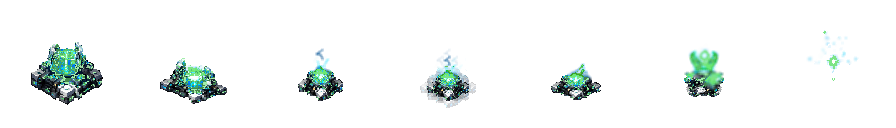
#> input picture custodian/content/sprites/_pipeline/inbox/computer_terminal__body__interaction__pick-up__omni__4f__48.png, 896 x 128 px
$ python -i prepare_procgen_depth_chunks_v2.py   (imports and definitions only)
#> lines starting #> are read from the running program, lines starting #| are printed output that depends on the picture
#> further down, picture is the input picture: PIL image 896x128 RGBA; mean R, G, B, A 7.2, 12.6, 11.2, 18.8
#!/usr/bin/env python3
"""
CUSTODIAN
Procgen Authored Depth Chunks
Asset Pipeline V2 normalization/preparation.

BOUNDARY:

    asset_drop/source_work/procgen_depth_chunks_v1/
                    |
                    v
            THIS SCRIPT
                    |
                    v
    asset_drop/production_prep/procgen_depth_chunks_v1/
                    |
                    v
              HUMAN REVIEW
                    |
                    v
    Codex stages approved derivatives into:
    asset_drop/inbox/<family>/
                    |
                    v
            Asset Pipeline V2

This script:

- NEVER modifies source masters
- NEVER writes directly into content/
- NEVER performs Asset Pipeline ingest
- preserves intentional graduated alpha
- resizes each source exactly once
- preserves source composition/aspect ratio
- creates V2 family-contract candidates
- creates Codex handoff metadata
- creates review contact sheets
"""

from __future__ import annotations

import argparse
import hashlib
import json
import math
import subprocess
from pathlib import Path
from typing import Any

from PIL import Image, ImageDraw

ALPHA_CUTOFF = 16
MIN_TRANSPARENT_FRACTION = 0.005
MAX_ASPECT_ERROR = 0.03

REPO_ROOT = Path(__file__).resolve().parents[3]

DEFAULT_SOURCE_DIR = (
    REPO_ROOT / "custodian" / "asset_drop" / "source_work" / "procgen_depth_chunks_v1"
)

DEFAULT_PREP_DIR = (
    REPO_ROOT
    / "custodian"
    / "asset_drop"
    / "production_prep"
    / "procgen_depth_chunks_v1"
)


# ---------------------------------------------------------------------------
# Production contract
# ---------------------------------------------------------------------------

ASSETS: dict[str, dict[str, Any]] = {
    # -----------------------------------------------------------------------
    # Universal
    # -----------------------------------------------------------------------
    "depth_civic_foundation_breach_v1.png": {
        "family": "procgen_depth_universal",
        "state": "civic_foundation_breach_v1",
        "size": (896, 576),
        "size_class": "large",
        "required_biome": "",
        "weight": 3,
        "min_region_cells": 12,
        "allow_flip_h": True,
        "terrain_contact_edge": "north",
        "terrain_overlap_rows": 4,
        "footprint_cells": (28, 14),
        "chasm_core_rect": (6, 1, 16, 9),
        "tags": [
            "universal",
            "constructed_edge",
            "foundation",
            "civic",
            "large_void",
        ],
    },
    "depth_fractured_ravine_v1.png": {
        "family": "procgen_depth_universal",
        "state": "fractured_ravine_v1",
        "size": (896, 576),
        "size_class": "large",
        "required_biome": "",
        "weight": 4,
        "min_region_cells": 12,
        "allow_flip_h": True,
        "terrain_contact_edge": "north",
        "terrain_overlap_rows": 4,
        "footprint_cells": (28, 14),
        "chasm_core_rect": (6, 1, 16, 9),
        "tags": [
            "universal",
            "ravine",
            "natural",
            "structural_decay",
            "large_gap",
        ],
    },
    "depth_service_infrastructure_field_v1.png": {
        "family": "procgen_depth_universal",
        "state": "service_infrastructure_field_v1",
        "size": (640, 448),
        "size_class": "medium",
        "required_biome": "",
        "weight": 6,
        "min_region_cells": 8,
        "allow_flip_h": True,
        "terrain_contact_edge": "north",
        "terrain_overlap_rows": 3,
        "footprint_cells": (20, 11),
        "chasm_core_rect": (4, 1, 12, 7),
        "tags": [
            "universal",
            "infrastructure",
            "utility",
            "constructed",
            "service",
        ],
    },
    "depth_talus_and_rubble_shelf_v1.png": {
        "family": "procgen_depth_universal",
        "state": "talus_and_rubble_shelf_v1",
        "size": (640, 448),
        "size_class": "medium",
        "required_biome": "",
        "weight": 10,
        "min_region_cells": 8,
        "allow_flip_h": True,
        "terrain_contact_edge": "north",
        "terrain_overlap_rows": 3,
        "footprint_cells": (20, 11),
        "chasm_core_rect": (4, 1, 12, 7),
        "tags": [
            "universal",
            "neutral",
            "rubble",
            "talus",
            "fallback",
        ],
    },
    # -----------------------------------------------------------------------
    # Scrubland
    # -----------------------------------------------------------------------
    "depth_scrubland_dry_basin_v1.png": {
        "family": "procgen_depth_scrubland",
        "state": "dry_basin_v1",
        "size": (896, 576),
        "size_class": "large",
        "required_biome": "scrubland",
        "weight": 10,
        "min_region_cells": 12,
        "allow_flip_h": True,
        "terrain_contact_edge": "north",
        "terrain_overlap_rows": 4,
        "footprint_cells": (28, 14),
        "chasm_core_rect": (6, 1, 16, 9),
        "tags": [
            "scrubland",
            "basin",
            "large_void",
            "dry",
        ],
    },
    "depth_scrubland_wash_channel_v1.png": {
        "family": "procgen_depth_scrubland",
        "state": "wash_channel_v1",
        "size": (640, 448),
        "size_class": "medium",
        "required_biome": "scrubland",
        "weight": 7,
        "min_region_cells": 8,
        "allow_flip_h": True,
        "terrain_contact_edge": "north",
        "terrain_overlap_rows": 3,
        "footprint_cells": (20, 11),
        "chasm_core_rect": (4, 1, 12, 7),
        "tags": [
            "scrubland",
            "wash",
            "drainage",
            "erosion",
            "linear",
        ],
    },
    "depth_scrubland_service_scar_v1.png": {
        "family": "procgen_depth_scrubland",
        "state": "service_scar_v1",
        "size": (640, 448),
        "size_class": "medium",
        "required_biome": "scrubland",
        "weight": 5,
        "min_region_cells": 8,
        "allow_flip_h": True,
        "terrain_contact_edge": "north",
        "terrain_overlap_rows": 3,
        "footprint_cells": (20, 11),
        "chasm_core_rect": (4, 1, 12, 7),
        "tags": [
            "scrubland",
            "infrastructure",
            "service_scar",
            "reclaimed",
        ],
    },
    # -----------------------------------------------------------------------
    # Woodland
    # -----------------------------------------------------------------------
    "depth_woodland_canopy_basin_v1.png": {
        "family": "procgen_depth_woodland",
        "state": "canopy_basin_v1",
        "size": (896, 576),
        "size_class": "large",
        "required_biome": "woodland",
        "weight": 10,
        "min_region_cells": 12,
        "allow_flip_h": True,
        "terrain_contact_edge": "north",
        "terrain_overlap_rows": 4,
        "footprint_cells": (28, 14),
        "chasm_core_rect": (6, 1, 16, 9),
        "tags": [
            "woodland",
            "canopy",
            "basin",
            "large_void",
            "vegetation",
        ],
    },
    "depth_woodland_ravine_v1.png": {
        "family": "procgen_depth_woodland",
        "state": "ravine_v1",
        "size": (896, 576),
        "size_class": "large",
        "required_biome": "woodland",
        "weight": 4,
        "min_region_cells": 12,
        "allow_flip_h": True,
        "terrain_contact_edge": "north",
        "terrain_overlap_rows": 4,
        "footprint_cells": (28, 14),
        "chasm_core_rect": (6, 1, 16, 9),
        "tags": [
            "woodland",
            "ravine",
            "hero_depth",
            "water",
            "structural_decay",
        ],
    },
}


FAMILY_DOMAINS = {
    "procgen_depth_universal": "backgrounds/procgen/depth_chunks/universal",
    "procgen_depth_scrubland": "backgrounds/procgen/depth_chunks/scrubland",
    "procgen_depth_woodland": "backgrounds/procgen/depth_chunks/woodland",
}


# ---------------------------------------------------------------------------
# Basic utilities
# ---------------------------------------------------------------------------


# [11 lines left out: function sha256, not called in this run]


def relative(path: Path) -> str:
    return str(path.relative_to(REPO_ROOT))


def load_rgba(path: Path) -> Image.Image:
    return Image.open(path).convert("RGBA")


def alpha_metrics(image: Image.Image) -> dict[str, Any]:
    alpha = image.getchannel("A")
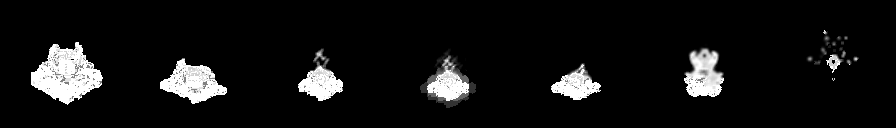
#> alpha: PIL image 896x128 L; min 0, max 255, mean 18.8
    histogram = alpha.histogram()
#> histogram = 256 values, max 104080 at index 0, min 0 at index 20, mean 448

    total = image.width * image.height
#> total = 114688

    transparent = sum(histogram[:250])
#> transparent = 108737

    alpha_min, alpha_max = alpha.getextrema()
#> alpha_min = 0; alpha_max = 255

    corners = [
        alpha.getpixel((0, 0)),
        alpha.getpixel((image.width - 1, 0)),
        alpha.getpixel((0, image.height - 1)),
        alpha.getpixel((image.width - 1, image.height - 1)),
    ]
#> corners = [0, 0, 0, 0]

    return {
        "alpha_min": int(alpha_min),
        "alpha_max": int(alpha_max),
        "transparent_fraction": transparent / max(total, 1),
        "corner_alpha": corners,
    }


# [554 lines left out: functions validate_source, clear_low_alpha, resize_to_canvas, family_contract, checkerboard, make_contact_sheet and 1 more, not called in this run]


# [2 lines not run here, left out]

>>> from PIL import Image
>>> picture = Image.open('../../content/sprites/_pipeline/inbox/computer_terminal__body__interaction__pick-up__omni__4f__48.png')
>>> result = alpha_metrics(picture)
#> result = {'alpha_min': 0, 'alpha_max': 255, 'transparent_fraction': 0.948, 'corner_alpha': [0, 0, 0, 0]}
